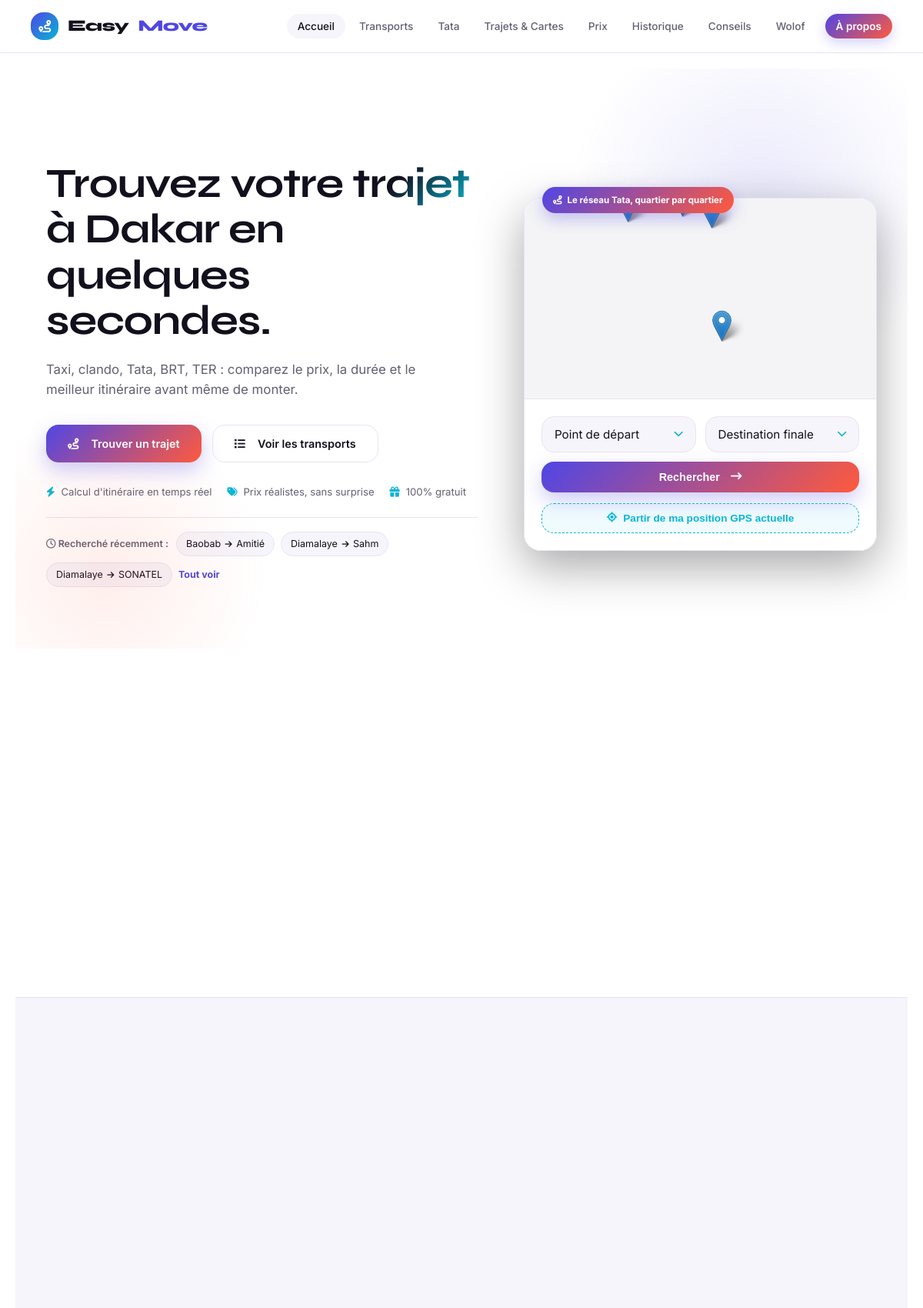
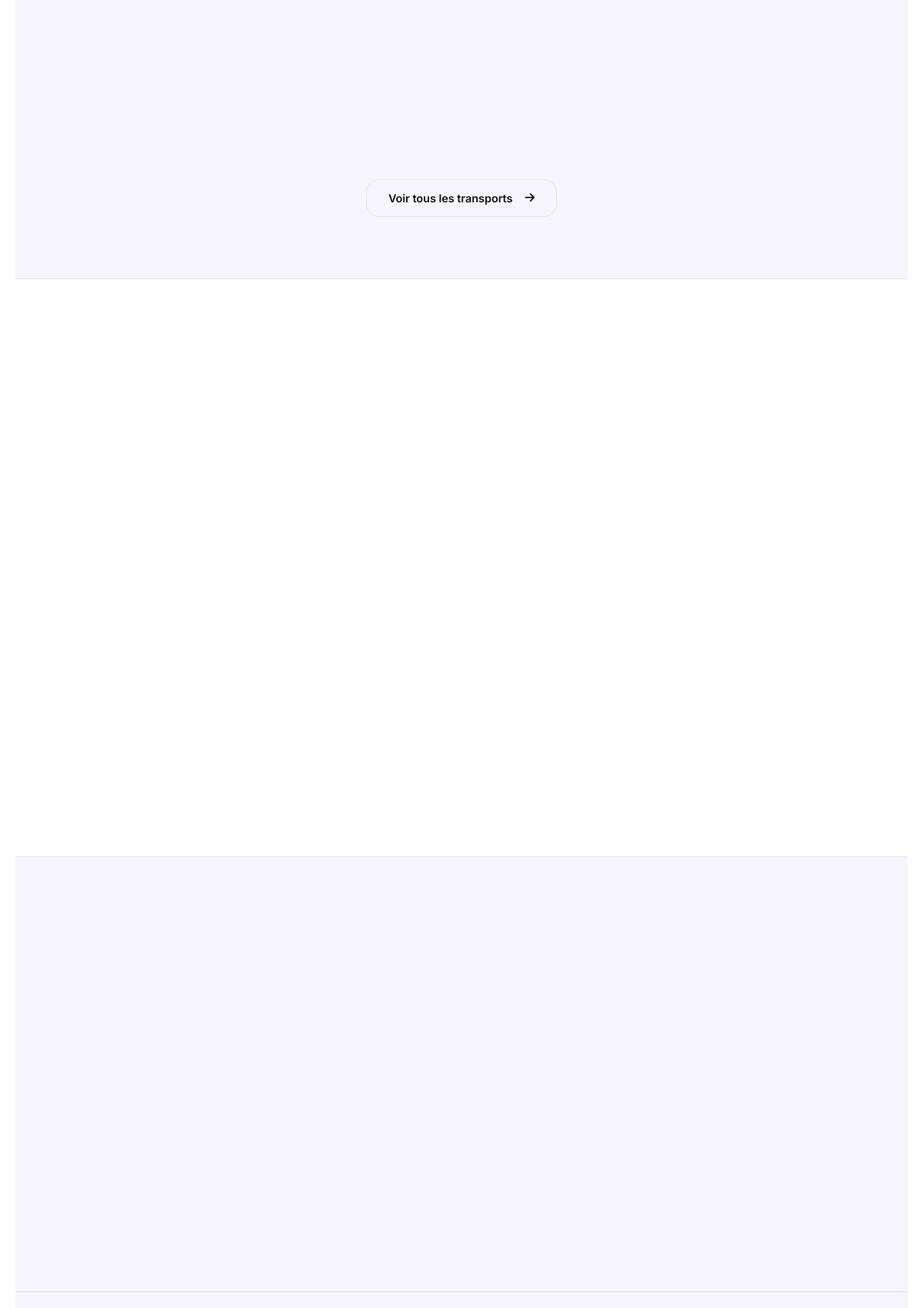
The page / (upper part) on the database its author committed (2 pictures, top to bottom).
### tables this page shows
CREATE TABLE historique_recherches (
    id_historique       INTEGER PRIMARY KEY AUTOINCREMENT,
    adresse_depart      TEXT NOT NULL,
    adresse_arrivee     TEXT NOT NULL,
    lat_depart          REAL,
    lng_depart          REAL,
    lat_arrivee         REAL,
    lng_arrivee         REAL,
    date_recherche      DATETIME DEFAULT CURRENT_TIMESTAMP
, id_lieu_depart INTEGER, id_lieu_arrivee INTEGER);

### app.py (the view)
@app.route("/")
def accueil():
    transports = database.get_tous_les_transports()
    transports_par_nom = {t["nom"]: t for t in transports}
    top_transports = [transports_par_nom[nom] for nom in TRANSPORTS_POPULAIRES if nom in transports_par_nom]
    phrases = database.get_toutes_les_phrases()
    lieux = database.get_tous_les_lieux()
    historique = database.get_historique_recent(limite=3)
    return render_template(
        "index.html",
        top_transports=top_transports,
        phrases_apercu=phrases[:3],
        lieux=lieux,
        historique_apercu=historique,
        stats=get_stats(),
        active_page="accueil",
    )

### app.py (called while the page is built)
def get_stats():
    lignes = database.get_toutes_les_lignes_bus()
    return {
        "transports": len(database.get_tous_les_transports()),
        "trajets": len(database.get_tous_les_trajets()),
        "phrases": len(database.get_toutes_les_phrases()),
        "conseils": len(database.get_tous_les_conseils()),
        "lignes": len(lignes),
        "lignes_tata": len([l for l in lignes if l["est_minibus"]]),
        "arrets": database.get_nombre_arrets(),
        "lieux": database.get_nombre_lieux(),
    }

### database.py (called while the page is built)
def get_connection():
    conn = sqlite3.connect(DB_PATH)
    conn.row_factory = sqlite3.Row
    conn.execute("PRAGMA foreign_keys = ON")
    return conn

def get_tous_les_lieux():
    conn = get_connection()
    lieux = conn.execute(
        "SELECT * FROM lieux ORDER BY type_lieu, nom"
    ).fetchall()
    conn.close()
    return lieux

def get_tous_les_transports():
    conn = get_connection()
    transports = conn.execute(
        "SELECT * FROM moyens_transport ORDER BY cout_min"
    ).fetchall()
    conn.close()
    return transports

def get_toutes_les_phrases():
    conn = get_connection()
    phrases = conn.execute(
        "SELECT * FROM phrases_wolof ORDER BY situation, id_phrase"
    ).fetchall()
    conn.close()
    return phrases

def get_tous_les_conseils():
    conn = get_connection()
    conseils = conn.execute(
        "SELECT * FROM conseils ORDER BY categorie, id_conseil"
    ).fetchall()
    conn.close()
    return conseils

def get_nombre_arrets():
    conn = get_connection()
    n = conn.execute("SELECT COUNT(*) AS n FROM arrets").fetchone()["n"]
    conn.close()
    return n

def get_nombre_lieux():
    conn = get_connection()
    n = conn.execute("SELECT COUNT(*) AS n FROM lieux").fetchone()["n"]
    conn.close()
    return n

def get_toutes_les_lignes_bus(seulement_minibus=False):
    conn = get_connection()
    query = "SELECT * FROM lignes_bus"
    if seulement_minibus:
        query += " WHERE est_minibus = 1"
    query += " ORDER BY numero_ligne"
    lignes = conn.execute(query).fetchall()
    conn.close()
    return lignes

def get_historique_recent(limite=10):
    conn = get_connection()
    try:
        historique = conn.execute("""
            SELECT * FROM historique_recherches
            ORDER BY date_recherche DESC
            LIMIT ?
        """, (limite,)).fetchall()
    except sqlite3.OperationalError:
        historique = []
    conn.close()
    return historique

### templates/index.html (shortened to what this page needs)
{% extends "base.html" %}
{% block content %}
    <section class="hero">
        <div class="container hero-inner">
            <div>
                <h1>Trouvez votre <em>trajet</em> à Dakar en quelques secondes.</h1>
                <p>Taxi, clando, Tata, BRT, TER : comparez le prix, la durée et le meilleur itinéraire avant même de monter.</p>
                <div class="hero-btns">
                    <a href="{{ url_for('trajets') }}" class="btn-primary">
                        <i class="fa-solid fa-route" style="margin-right: 6px;"></i> Trouver un trajet
                    </a>
                    <a href="{{ url_for('transports') }}" class="btn-secondary">
                        <i class="fa-solid fa-list" style="margin-right: 6px;"></i> Voir les transports
                    </a>
                </div>
                <div class="hero-trust">
                    <span><i class="fa-solid fa-bolt"></i> Calcul d'itinéraire en temps réel</span>
                    <span><i class="fa-solid fa-tags"></i> Prix réalistes, sans surprise</span>
                    <span><i class="fa-solid fa-gift"></i> 100% gratuit</span>
                </div>
                {% if historique_apercu %}
                <div class="hero-recent">
                    <span class="hero-recent-label"><i class="fa-regular fa-clock"></i> Recherché récemment :</span>
                    {% for h in historique_apercu %}
                    <span class="hero-recent-chip">{{ h.adresse_depart }} <i class="fa-solid fa-arrow-right" style="font-size:0.65rem; margin: 0 2px;"></i> {{ h.adresse_arrivee }}</span>
                    {% endfor %}
                    <a href="{{ url_for('historique') }}" class="hero-recent-more">Tout voir</a>
                </div>
                {% endif %}
            </div>
            <div class="hero-map-outer">
                <a href="{{ url_for('minibus') }}" class="hero-map-badge">
                    <i class="fa-solid fa-route"></i> Le réseau Tata, quartier par quartier
                </a>
                <div class="hero-map-card reveal">
                    <div id="accueilCarte" class="hero-map"></div>
                    <div class="hero-map-search">
                        <form action="{{ url_for('resultat_trajet') }}" method="GET">
                            <div class="route-picker-grid">
                                <div class="select-wrapper">
                                    <select name="depart" id="selectDepart" required class="select-custom">
                                        <option value="" disabled selected>Point de départ</option>
                                    </select>
                                </div>
                                <div class="select-wrapper">
                                    <select name="arrivee" id="selectArrivee" required class="select-custom">
                                        <option value="" disabled selected>Destination finale</option>
                                    </select>
                                </div>
                                <button type="submit" class="btn-primary">
                                    Rechercher <i class="fa-solid fa-arrow-right-long" style="margin-left: 4px;"></i>
                                </button>
                            </div>
                            <button type="button" id="btnMaPosition" class="btn-geoloc" style="margin-top: 14px;">
                                <i class="fa-solid fa-location-crosshairs"></i> Partir de ma position GPS actuelle
                            </button>
                        </form>
                    </div>
                </div>
            </div>
        </div>
    </section>
    <section class="section" style="padding-top: 64px;">
        <div class="container">
        </div>
    </section>
    <section class="section section-alt">
        <div class="container">
            <div style="text-align: center; margin-top: 32px;">
                <a href="{{ url_for('transports') }}" class="btn-secondary">
                    Voir tous les transports <i class="fa-solid fa-arrow-right" style="margin-left: 6px;"></i>
                </a>
            </div>
        </div>
    </section>
    <section class="section">
        <div class="container">
        </div>
    </section>
    <section class="section section-alt">
        <div class="container">
        </div>
    </section>
    {% if phrases_apercu %}
    <section class="section section-alt">
            {% set p = phrases_apercu[0] %}
    </section>
    {% endif %}
{% endblock %}

### rows shown on the page
historique_recherches: adresse_depart "Baobab", adresse_arrivee "Amitié"
historique_recherches: adresse_depart "Diamalaye", adresse_arrivee "Sahm"
historique_recherches: adresse_depart "Diamalaye", adresse_arrivee "SONATEL"
